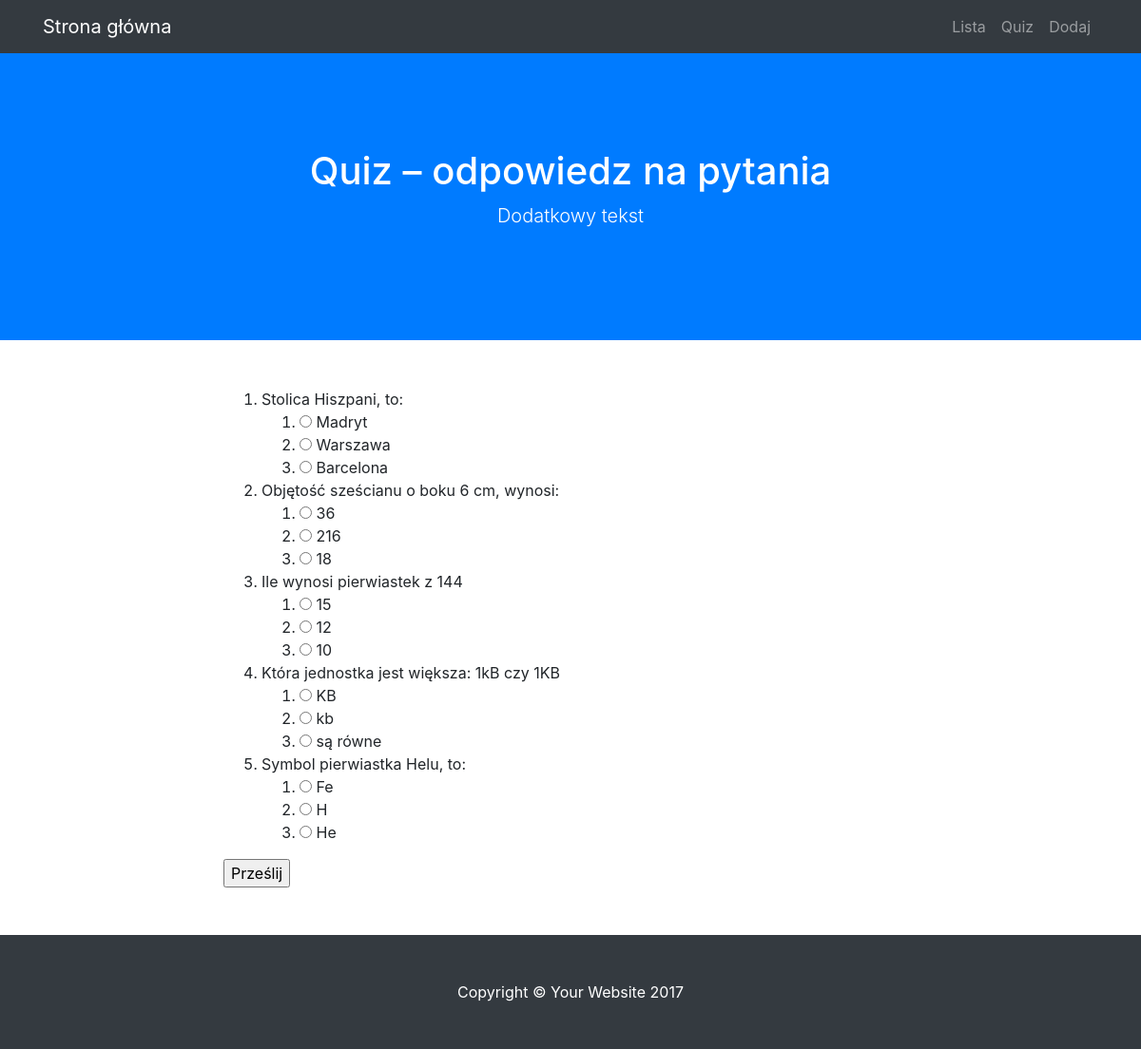
The page /quiz on the database its author committed.
### modele.py (models this page shows)
class BazaModel(Model):
    class Meta:
        database = baza

class Pytanie(BazaModel):
    pytanie = CharField(null=False)
    kategoria = ForeignKeyField(Kategoria, related_name='pytania')

class Odpowiedz(BazaModel):
    odpowiedz = CharField(null=False)
    pytanie = ForeignKeyField(Pytanie, related_name='odpowiedzi')
    odpok = IntegerField(default=0)

### views.py (the view, shortened to what this page needs)
@app.route("/quiz", methods=['GET', 'POST'])
def quiz():
    print(request.form)
    pytania = Pytanie.select().join(Odpowiedz).distinct()
    return render_template('quiz.html', pytania=pytania)

### app.py (called while the page is built)
@app.before_request
def before_request():
    g.db = baza
    g.db.connect()

@app.after_request
def after_request(response):
    g.db.close()
    return response

### templates/quiz.html (shortened to what this page needs)
{% extends "szablon.html" %}
{% block h1 %}Quiz – odpowiedz na pytania{% endblock %}
{% block tresc %}
    <form method="POST">
        <ol>
        {% for p in pytania %}
            <li>
                {{ p.pytanie }}
                <ol>
                    {% for o in p.odpowiedzi %}
                    <li>
                        <input type="radio" name="{{ p.id }}" value="{{ o.id }}">
                        {{ o.odpowiedz }}</li>
                    {% endfor %}
                </ol>
            </li>
        {% endfor %}
        </ol>
        <input type="submit" value="Prześlij">
    </form>
{% endblock %}

### templates/szablon.html (shortened to what this page needs)
<!DOCTYPE html>
<html lang="pl">
  <head>
    <link href="{{ url_for('static', filename='vendor/bootstrap/css/bootstrap.min.css') }}" rel="stylesheet">
    <link href="{{ url_for('static', filename='css/scrolling-nav.css') }}" rel="stylesheet">
    <link href="{{ url_for('static', filename='css/style.css') }}" rel="stylesheet">
  </head>
  <body id="page-top">
    <nav class="navbar navbar-expand-lg navbar-dark bg-dark fixed-top" id="mainNav">
      <div class="container">
        <a class="navbar-brand js-scroll-trigger" href="{{ url_for('index') }}">Strona główna</a>
        <div class="collapse navbar-collapse" id="navbarResponsive">
          <ul class="navbar-nav ml-auto">
            <li class="nav-item">
              <a class="nav-link js-scroll-trigger" href="{{ url_for('lista') }}">Lista</a>
            </li>
            <li class="nav-item">
              <a class="nav-link js-scroll-trigger" href="{{ url_for('quiz') }}">Quiz</a>
            </li>
            <li class="nav-item">
              <a class="nav-link js-scroll-trigger" href="{{ url_for('dodaj') }}">Dodaj</a>
            </li>
          </ul>
        </div>
      </div>
    </nav>
    <header class="bg-primary text-white">
      <div class="container text-center">
        <h1>{% block h1 %}{% endblock %}</h1>
        <p class="lead">Dodatkowy tekst</p>
      </div>
    </header>
    <section id="tresc">
      <div class="container">
        <div class="row">
          <div class="col-lg-8 mx-auto">
            {% block tresc %}{% endblock %}
          </div>
        </div>
      </div>
    </section>
    <footer class="py-5 bg-dark">
      <div class="container">
        <p class="m-0 text-center text-white">Copyright &copy; Your Website 2017</p>
      </div>
    </footer>
  </body>
</html>

### static/css/scrolling-nav.css (style rules this page uses)
header { padding: 154px 0 100px; }
@media (min-width: 992px) { header { padding: 156px 0 100px; } }
section { padding: 150px 0; }

### static/css/style.css (style rules this page uses)
#tresc { padding-top: 50px; padding-bottom: 50px; }

### rows shown on the page
Pytanie: pytanie "Stolica Hiszpani, to:"
Odpowiedz: odpowiedz "Madryt"
Odpowiedz: odpowiedz "Warszawa"
Odpowiedz: odpowiedz "Barcelona"
Pytanie: pytanie "Objętość sześcianu o boku 6 cm, wynosi:"
Odpowiedz: odpowiedz "36"
Odpowiedz: odpowiedz "216"
Odpowiedz: odpowiedz "18"
Pytanie: pytanie "Ile wynosi pierwiastek z 144"
Odpowiedz: odpowiedz "15"
Odpowiedz: odpowiedz "12"
Odpowiedz: odpowiedz "10"
Pytanie: pytanie "Która jednostka jest większa: 1kB czy 1KB"
Odpowiedz: odpowiedz "KB"
Odpowiedz: odpowiedz "kb"
Odpowiedz: odpowiedz "są równe"
Pytanie: pytanie "Symbol pierwiastka Helu, to:"
Odpowiedz: odpowiedz "Fe"
Odpowiedz: odpowiedz "H"
Odpowiedz: odpowiedz "He"
